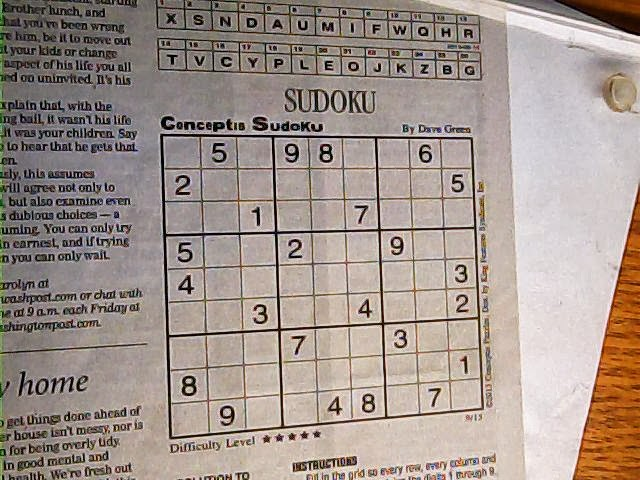
#> input picture Sudoku Solver/images/sudoku5.jpg, 640 x 480 px
$ python main.py
#> lines starting #> are read from the running program, lines starting #| are printed output that depends on the picture; after the words box and inside, x2 and y2 are one past the last pixel; in counts of white or black regions, pixels touching at a corner belong together
### Sudoku Solver/scanimg.py
import numpy
import cv2 as cv
import numpy as np
import operator

def extractsudoku(filename):
#> called with filename = './images/sudoku5.jpg'
    img  = cv.imread(filename)
#> img is the input picture: shape (480, 640, 3); mean B, G, R 141.4, 148.9, 162.2
    original = img.copy()

    #convert image to greyscale
    img = cv.cvtColor(img,cv.COLOR_BGR2RGB)
    grey = cv.cvtColor(img,cv.COLOR_BGR2GRAY)
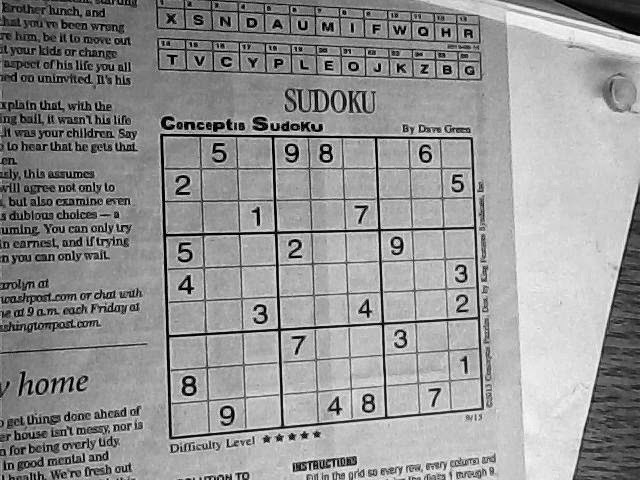
#> grey: shape (480, 640); min 0, max 253, mean 148.2

    #convert each pixel to either complete black or white
    th = cv.adaptiveThreshold(grey,255,cv.ADAPTIVE_THRESH_MEAN_C,cv.THRESH_BINARY_INV,45,10)
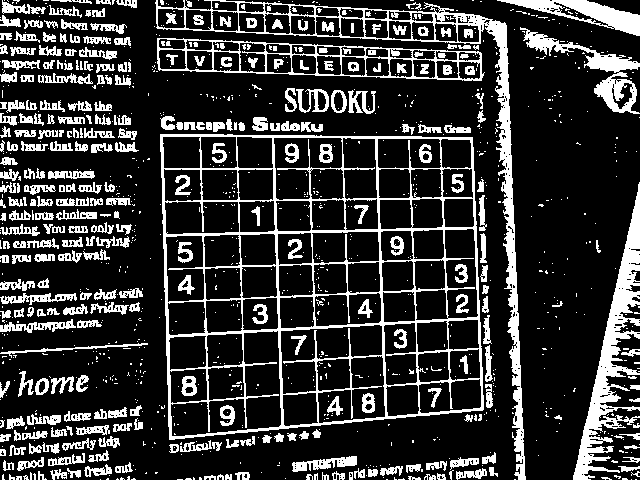
#> th: shape (480, 640); 20.8% white; 1141 white regions (818 under 20 px)

    #find contours
    contours, heirarchy = cv.findContours(th, cv.RETR_EXTERNAL, cv.CHAIN_APPROX_SIMPLE)
#> contours = 783 contours, 561 with area under 20; largest, box (x1, y1, x2, y2) and area: (160, 134, 484, 440) 90466, (155, 0, 526, 480) 12920, (157, 38, 485, 81) 9674, (573, 182, 640, 480) 4681, (520, 27, 640, 114) 2212
    #cv.drawContours(img, contours, -1, (0, 255, 0), 3)

    #find largest contour
    maxarea  = 0
    cnt = contours[0]
#> cnt = [[635, 479], [636, 479]]
    for contour in contours:
        if(cv.contourArea(contour)>maxarea):
            cnt = contour
            maxarea = cv.contourArea(contour)
#> this loop made 783 passes
#> maxarea on passes 25, 34, 41, 52, 53, 79, 81, 459, 517: 22.5, 36.5, 67.5, 68, 158.5, 163.5, 445, 4681, 90466.5
#> contour on passes 1 to 6: [[635, 479], [636, 479]], [[631, 479]], [[514, 479], [515, 479]], [[386, 479], [387, 479]], [[177, 479], [182, 479]], [[100, 479]]
#> after the loop, cnt = contour of 132 points, box (x1, y1, x2, y2) (160, 134, 484, 440), area 90466; maxarea = 90466.5

    cnt = [cnt]
#> cnt = 1 contour; box (x1, y1, x2, y2) and area: (160, 134, 484, 440) 90466
    cv.drawContours(img, cnt, -1,(0, 255, 0), 2)
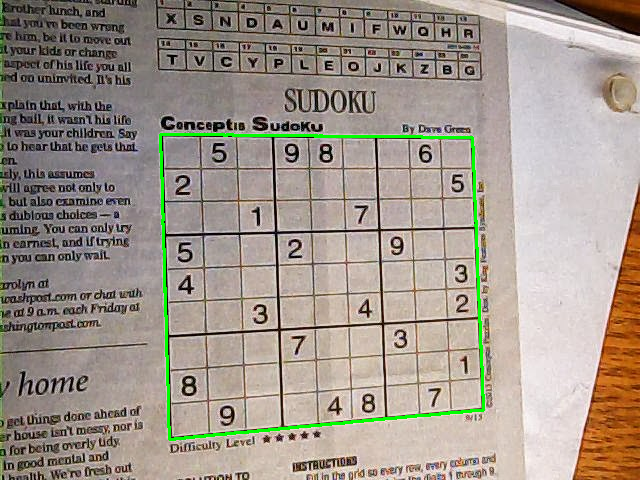
#> img: shape (480, 640, 3); mean R, G, B 161, 150.9, 140.4
    polygon = cnt[0]
#> polygon = contour of 132 points, box (x1, y1, x2, y2) (160, 134, 484, 440), area 90466
    points = []
    point, _ = max(enumerate([pt[0][0] + pt[0][1] for pt in polygon]), key=operator.itemgetter(1))
#> point = 86
    points.append(tuple(int(x) for x in polygon[point][0]))
    point, _ = min(enumerate([pt[0][0] + pt[0][1] for pt in polygon]), key=operator.itemgetter(1))
#> point = 0
    points.append(tuple(int(x) for x in polygon[point][0]))
    point, _ = min(enumerate([pt[0][0] - pt[0][1] for pt in polygon]), key=operator.itemgetter(1))
#> point = 27
    points.append(tuple(int(x) for x in polygon[point][0]))
    point, _ = max(enumerate([pt[0][0] - pt[0][1] for pt in polygon]), key=operator.itemgetter(1))
#> point = 115
    points.append(tuple(int(x) for x in polygon[point][0]))
    print(points)
#| [(482, 410), (160, 134), (169, 439), (472, 137)]

    """
    #filter out lines
    blank = np.zeros(img.shape,np.uint8)
    cv.drawContours(blank,cnt,-1,(255,255,255),2)
    edges = cv.Canny(blank, 40, 150, apertureSize = 3)
    lines = cv.HoughLines(edges, 1, np.pi/180, int(img.shape[1]/6))

    hor = []
    ver = []
    print(lines)
    for line in lines:
        for (rho,theta) in line:
            f = 0
            for (_rho,_theta) in hor:
                if abs(rho-_rho)<20 and abs(theta-_theta)<10:
                    print(rho,theta,_rho,_theta)
                    f = 1
            for (_rho,_theta) in ver:
                if abs(rho-_rho)<20 and abs(theta-_theta)<10:
                    print(rho,theta,_rho,_theta)
                    f = 1
            if f == 0:
                a = np.cos(theta)
                b = np.sin(theta)
                x0 = a*rho
                y0 = b*rho
                x1 = int(x0 + 1000*(-b))
                y1 = int(y0 + 1000*(a))
                x2 = int(x0 - 1000*(-b))
                y2 = int(y0 - 1000*(a))
                d = np.linalg.norm(np.array((x1,y1,0))-np.array((x2,y2,0)))
                cv.line(img,(x1,y1),(x2,y2),(255,0,0),1)
                m = abs(1/np.tan(theta))
                if(m<1):
                    hor.append((rho,theta))
                else:
                    ver.append((rho,theta))
    points = []
    print(hor)
    print(ver)

    #find intersection points
    for (rho, theta) in hor:
        for (_rho, _theta) in ver:
            if((rho,theta)!=(_rho,_theta)):
                a = [[np.cos(theta),np.sin(theta)],[np.cos(_theta),np.sin(_theta)]]
                b = [rho, _rho]
                cor = np.linalg.solve(a,b)
                cor = list(cor)
                if cor not in points:
                    points.append(cor)
    """
    points.sort()
    print(points)
#| [(160, 134), (169, 439), (472, 137), (482, 410)]
    if (points[0][1]>points[1][1]):
        points[0],points[1]=points[1],points[0]
    if (points[-1][1]<points[-2][1]):
        points[-1],points[-2]=points[-2],points[-1]

    points[1],points[2]=points[2],points[1]

    #crop image
    pts1 = np.float32(points)
#> pts1 = [[160, 134], [472, 137], [169, 439], [482, 410]]
    size = 360
    pts2 = np.float32([[0,0],[size,0],[0,size],[size,size]])
    print(points)
#| [(160, 134), (472, 137), (169, 439), (482, 410)]
    M = cv.getPerspectiveTransform(pts1, pts2)
#> M = [[0.985, -0.0291, -153.8], [-0.0109, 1.13, -150.1], [-0.000319, 3.12e-05, 1]]

    img = cv.warpPerspective(th,M,(size,size))
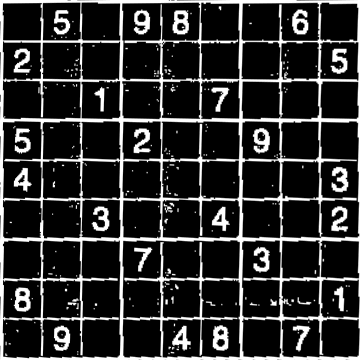
#> img: shape (360, 360); min 0, max 255, mean 46.4

    """
    cv.imshow('dst_rt', img)
    #cv.imshow('dst_rt1', th)
    cv.waitKey(0)
    cv.destroyAllWindows()
    """
    return img, [pts2, pts1]

### Sudoku Solver/main.py
import numpy
import cv2 as cv
import numpy as np
from solver import *
from scanimg import *
import os
import scipy.ndimage
from skimage.feature import hog
from skimage import data, color, exposure
from sklearn.model_selection import  train_test_split
from sklearn.neighbors import KNeighborsClassifier
import joblib

def solveit(filename):
    unsolved = [
        [0,0,0,0,0,0,0,0,0],
        [0,0,0,0,0,0,0,0,0],
        [0,0,0,0,0,0,0,0,0],
        [0,0,0,0,0,0,0,0,0],
        [0,0,0,0,0,0,0,0,0],
        [0,0,0,0,0,0,0,0,0],
        [0,0,0,0,0,0,0,0,0],
        [0,0,0,0,0,0,0,0,0],
        [0,0,0,0,0,0,0,0,0],
    ]
    sudoku = [
        [0,0,0,0,0,0,0,0,0],
        [0,0,0,0,0,0,0,0,0],
        [0,0,0,0,0,0,0,0,0],
        [0,0,0,0,0,0,0,0,0],
        [0,0,0,0,0,0,0,0,0],
        [0,0,0,0,0,0,0,0,0],
        [0,0,0,0,0,0,0,0,0],
        [0,0,0,0,0,0,0,0,0],
        [0,0,0,0,0,0,0,0,0],
    ]
    img, pts = extractsudoku(filename)
#> pts = [[[0, 0], [360, 0], [0, 360], [360, 360]], [[160, 134], [472, 137], [169, 439], [482, 410]]]
    thresh = cv.adaptiveThreshold(img,255,cv.ADAPTIVE_THRESH_MEAN_C,\
                    cv.THRESH_BINARY_INV,39,10)
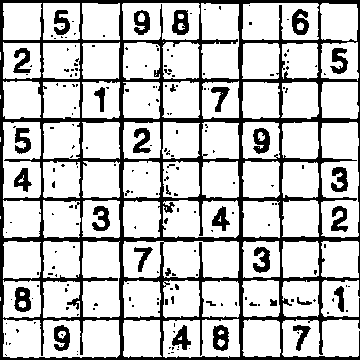
#> thresh: shape (360, 360); 76.9% white; 205 black regions (173 under 20 px), largest, box (x1, y1, x2, y2) and area: (0, 0, 360, 360) 22919, (172, 10, 189, 35) 295, (213, 325, 229, 351) 293

    cv.imshow('dst_rt', thresh)
    #cv.waitKey(0)
    cv.destroyAllWindows()
#> (the run stopped early here; a loop or call above may not have finished)

$ run again, with Sudoku Solver/images/sudoku2.jpg copied over Sudoku Solver/images/sudoku5.jpg
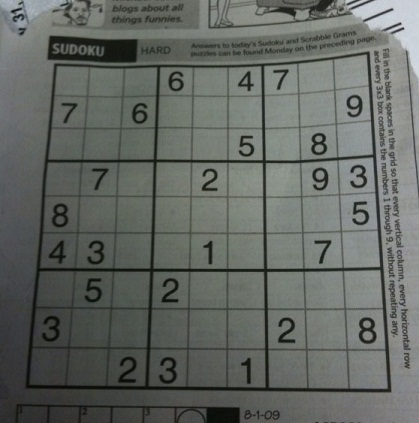
#> input picture Sudoku Solver/images/sudoku2.jpg, 419 x 423 px
#> in extractsudoku, img is the input picture: shape (423, 419, 3); mean B, G, R 98.9, 103.6, 99.4
#> in extractsudoku, `th = cv.adaptiveThreshold(grey,255,cv.ADAPTIVE_THRESH_MEAN_C,cv.THRESH..`:
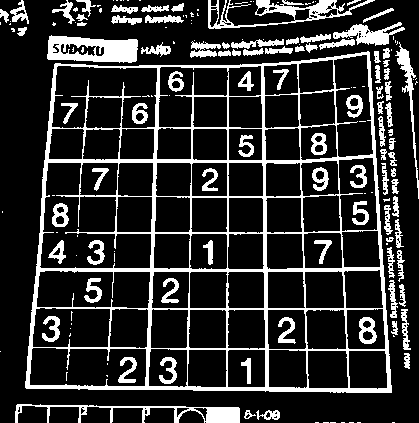
#> th: shape (423, 419); 18.5% white; 169 white regions (80 under 20 px)
#> contours = 119 contours, 61 with area under 20; largest, box (x1, y1, x2, y2) and area: (25, 51, 392, 393) 111535, (47, 35, 138, 63) 1950, (208, 0, 375, 29) 1502, (15, 404, 240, 423) 1130, (333, 22, 405, 46) 650
#> in extractsudoku, `cnt = contours[0]`: cnt = [[392, 422], [394, 422]]
#> the loop in extractsudoku, `for contour in contours:` made 119 passes
#> maxarea on passes 8, 10, 46: 121, 1130.5, 111535
#> after the loop in extractsudoku, `for contour in contours:`: cnt = contour of 186 points, box (x1, y1, x2, y2) (25, 51, 392, 393), area 111535; maxarea = 111535
#> in extractsudoku, `cnt = [cnt]`: cnt = 1 contour; box (x1, y1, x2, y2) and area: (25, 51, 392, 393) 111535
#> polygon = contour of 186 points, box (x1, y1, x2, y2) (25, 51, 392, 393), area 111535
#> in extractsudoku, `point, _ = max(enumerate([pt[0][0] + pt[0][1] for pt in polygon]), key..`: point = 134
#> in extractsudoku, `point, _ = min(enumerate([pt[0][0] + pt[0][1] for pt in polygon]), key..`: point = 38
#> in extractsudoku, `point, _ = min(enumerate([pt[0][0] - pt[0][1] for pt in polygon]), key..`: point = 104
#> in extractsudoku, `point, _ = max(enumerate([pt[0][0] - pt[0][1] for pt in polygon]), key..`: point = 184
#| [(391, 392), (55, 63), (25, 387), (369, 52)]
#| [(25, 387), (55, 63), (369, 52), (391, 392)]
#> pts1 = [[55, 63], [369, 52], [25, 387], [391, 392]]
#| [(55, 63), (369, 52), (25, 387), (391, 392)]
#> M = [[1.26, 0.116, -76.46], [0.0474, 1.35, -87.76], [0.000175, 0.000538, 1]]
#> pts = [[[0, 0], [360, 0], [0, 360], [360, 360]], [[55, 63], [369, 52], [25, 387], [391, 392]]]
#> in solveit, `thresh = cv.adaptiveThreshold(img,255,cv.ADAPTIVE_THRESH_MEAN_C,\ cv.T..`:
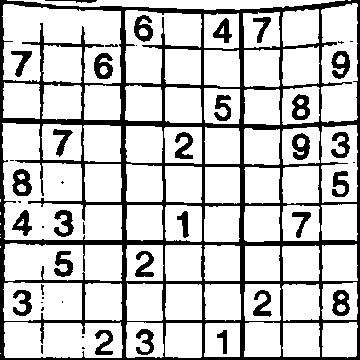
#> thresh: shape (360, 360); 78.1% white; 46 black regions (15 under 20 px), largest, box (x1, y1, x2, y2) and area: (0, 0, 360, 360) 21562, (12, 169, 32, 196) 331, (94, 53, 113, 79) 316

$ run again, with Sudoku Solver/images/sudoku4.jpg copied over Sudoku Solver/images/sudoku5.jpg
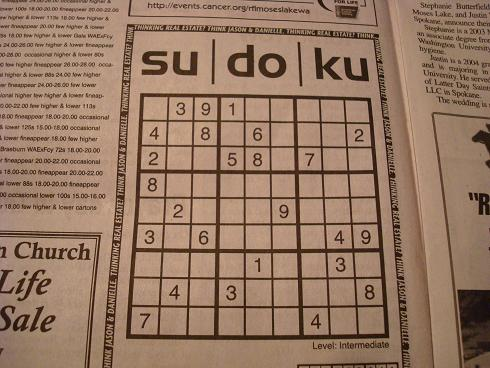
#> input picture Sudoku Solver/images/sudoku4.jpg, 490 x 368 px
#> in extractsudoku, img is the input picture: shape (368, 490, 3); mean B, G, R 99.6, 120.7, 150.8
#> in extractsudoku, `th = cv.adaptiveThreshold(grey,255,cv.ADAPTIVE_THRESH_MEAN_C,cv.THRESH..`:
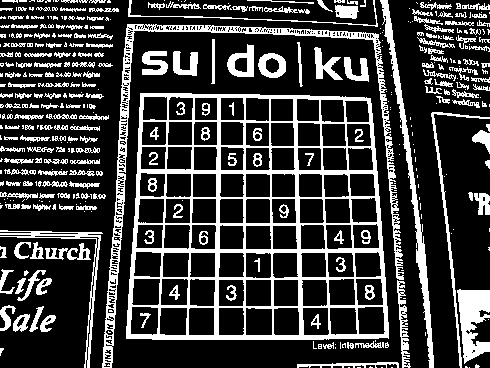
#> th: shape (368, 490); 23.7% white; 417 white regions (195 under 20 px)
#> contours = 386 contours, 240 with area under 20; largest, box (x1, y1, x2, y2) and area: (126, 93, 389, 340) 60080, (102, 24, 404, 368) 5122, (380, 0, 434, 368) 1772, (457, 289, 490, 364) 1438, (0, 230, 103, 368) 928
#> in extractsudoku, `cnt = contours[0]`: cnt = [[469, 367]]
#> the loop in extractsudoku, `for contour in contours:` made 386 passes
#> maxarea on passes 9, 25, 29, 181: 180.5, 181.5, 1438.5, 60079.5
#> after the loop in extractsudoku, `for contour in contours:`: cnt = contour of 98 points, box (x1, y1, x2, y2) (126, 93, 389, 340), area 60080; maxarea = 60079.5
#> in extractsudoku, `cnt = [cnt]`: cnt = 1 contour; box (x1, y1, x2, y2) and area: (126, 93, 389, 340) 60080
#> polygon = contour of 98 points, box (x1, y1, x2, y2) (126, 93, 389, 340), area 60080
#> in extractsudoku, `point, _ = max(enumerate([pt[0][0] + pt[0][1] for pt in polygon]), key..`: point = 42
#> in extractsudoku, `point, _ = min(enumerate([pt[0][0] + pt[0][1] for pt in polygon]), key..`: point = 0
#> in extractsudoku, `point, _ = min(enumerate([pt[0][0] - pt[0][1] for pt in polygon]), key..`: point = 29
#> in extractsudoku, `point, _ = max(enumerate([pt[0][0] - pt[0][1] for pt in polygon]), key..`: point = 79
#| [(388, 338), (140, 93), (126, 338), (370, 98)]
#| [(126, 338), (140, 93), (370, 98), (388, 338)]
#> pts1 = [[140, 93], [370, 98], [126, 338], [388, 338]]
#| [(140, 93), (370, 98), (126, 338), (388, 338)]
#> M = [[1.59, 0.091, -231.5], [-0.0379, 1.74, -156.7], [-0.000105, 0.000593, 1]]
#> pts = [[[0, 0], [360, 0], [0, 360], [360, 360]], [[140, 93], [370, 98], [126, 338], [388, 338]]]
#> in solveit, `thresh = cv.adaptiveThreshold(img,255,cv.ADAPTIVE_THRESH_MEAN_C,\ cv.T..`:
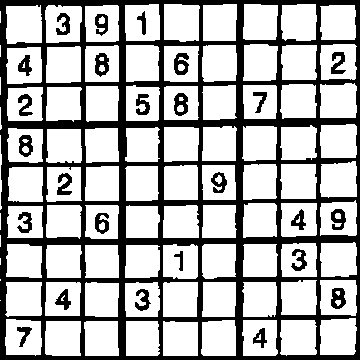
#> thresh: shape (360, 360); 70.3% white; 26 black regions, largest, box (x1, y1, x2, y2) and area: (0, 0, 360, 360) 34221, (174, 53, 189, 75) 217, (95, 53, 109, 77) 216
